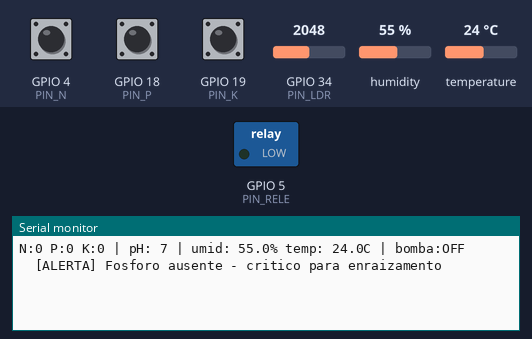
A sketch run on a simulated ESP32. Shown: switched loads named in the sketch (green lamp = pin HIGH), the last lines printed to the serial monitor. The test bench sets the inputs (shaded band); at power-on: humidity 55 %, GPIO 34 (PIN_LDR) = 2048, temperature 24 °C, GPIO 4 (PIN_N) HIGH, GPIO 18 (PIN_P) HIGH, GPIO 19 (PIN_K) HIGH.

Above: at 1.5 s.
1.6 s: humidity set to 68 %
At 2.8 s:
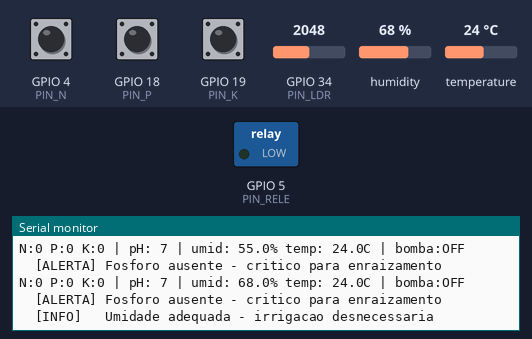
5.8 s: GPIO 34 (PIN_LDR) set to 2866
At 7.4 s:
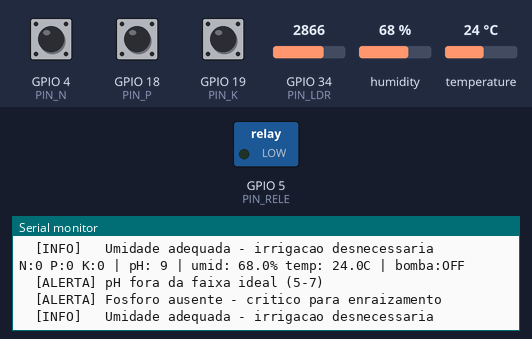

Measured:
- after the input at 1.6 s, the serial monitor: prints a new line after 0.72 s (image 1)
- after the input at 5.8 s, the serial monitor: prints a new line after 0.56 s (image 2)

The sketch:

sketch.ino
```cpp
#include <DHTesp.h>

#define PIN_N    4
#define PIN_P    18
#define PIN_K    19
#define PIN_LDR  34
#define PIN_DHT  15
#define PIN_RELE 5

const int   PH_MIN          = 5;
const int   PH_MAX          = 7;
const float UMID_SECA       = 60.0;
const float UMID_ENCHARCADO = 75.0;

DHTesp dht;

void setup() {
  Serial.begin(115200);
  delay(300);
  pinMode(PIN_N, INPUT_PULLUP);
  pinMode(PIN_P, INPUT_PULLUP);
  pinMode(PIN_K, INPUT_PULLUP);
  pinMode(PIN_RELE, OUTPUT);
  digitalWrite(PIN_RELE, LOW);
  dht.setup(PIN_DHT, DHTesp::DHT22);
}

void loop() {
  bool n = !digitalRead(PIN_N);
  bool p = !digitalRead(PIN_P);
  bool k = !digitalRead(PIN_K);
  int ph = map(analogRead(PIN_LDR), 0, 4095, 0, 14);
  TempAndHumidity data = dht.getTempAndHumidity();
  float umid = data.humidity;
  float temp = data.temperature;

  bool phOk         = (ph >= PH_MIN && ph <= PH_MAX);
  bool encharcado   = (umid > UMID_ENCHARCADO);
  bool soloSeco     = (umid < UMID_SECA);
  bool nutrientesOk = p && (n || k);
  bool irrigar = soloSeco && phOk && !encharcado && nutrientesOk;

  digitalWrite(PIN_RELE, irrigar ? HIGH : LOW);

  Serial.printf(
    "N:%d P:%d K:%d | pH:%2d | umid:%5.1f%% temp:%5.1fC | bomba:%s\n",
    n, p, k, ph, umid, temp, irrigar ? "ON " : "OFF"
  );

  if (!phOk)      Serial.println("  [ALERTA] pH fora da faixa ideal (5-7)");
  if (encharcado) Serial.println("  [ALERTA] Solo encharcado - risco de podridao radicular");
  if (!p)         Serial.println("  [ALERTA] Fosforo ausente - critico para enraizamento");
  if (!soloSeco && !encharcado)
    Serial.println("  [INFO]   Umidade adequada - irrigacao desnecessaria");

  delay(2000);
}
```
